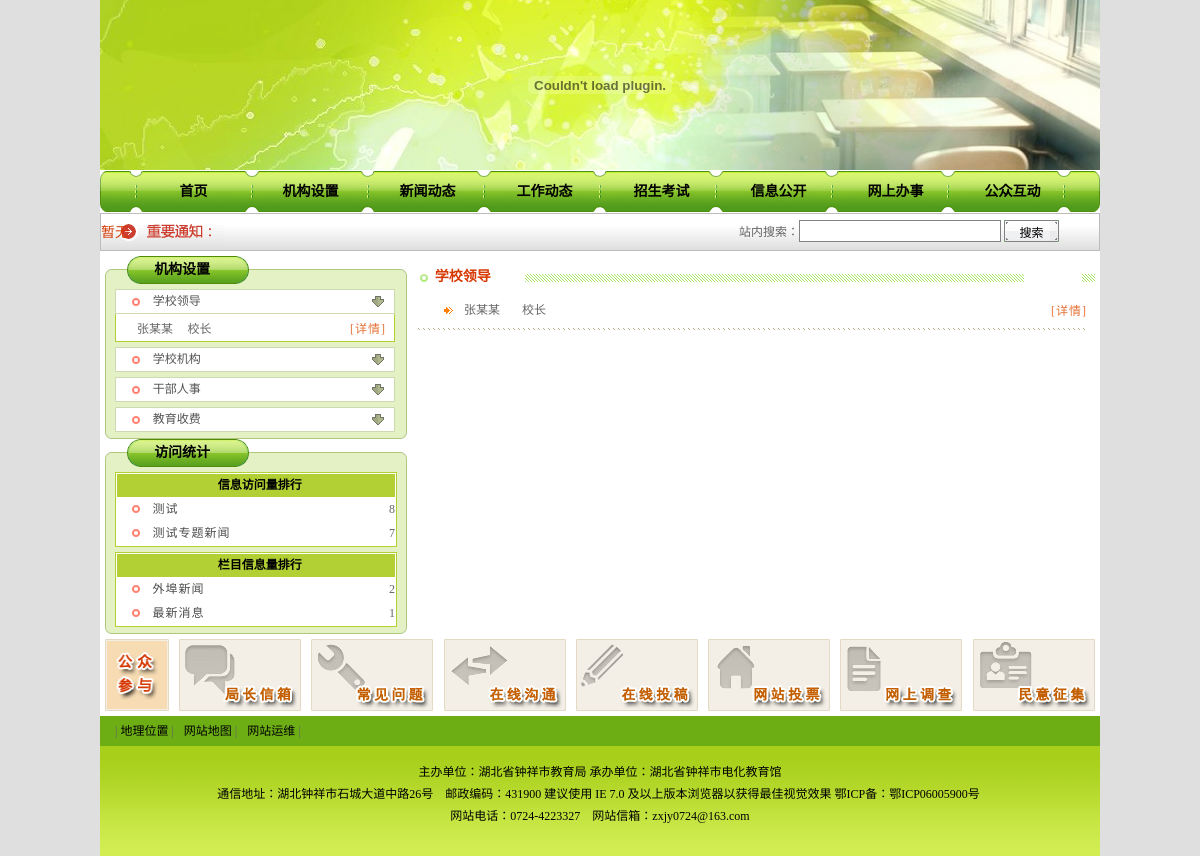
Screenshot of /listHead.php?id=299 with the database file from the repository.
### tables this page shows
CREATE TABLE `columns_html` (
  `columns_id` int(11) NOT NULL auto_increment,
  `columns_contents` text COMMENT '栏目类容',
  PRIMARY KEY  (`columns_id`)
);

CREATE TABLE `columns_link2` (
  `sub_columns_id` int(11) NOT NULL COMMENT '链接条栏目id',
  `columns_id` int(11) NOT NULL COMMENT '所属栏目id',
  `item_order` int(11) NOT NULL default '100' COMMENT '条目序号',
  `item_title` varchar(255) default NULL COMMENT '链接标题',
  `item_href` varchar(255) default NULL,
  `item_link` varchar(255) default NULL COMMENT '链接地址',
  PRIMARY KEY  (`sub_columns_id`)
);

CREATE TABLE `corp_head` (
  `head_id` int(11) NOT NULL auto_increment,
  `corp_id` int(11) NOT NULL,
  `article_column_id` int(11) NOT NULL,
  `head_order` int(11) NOT NULL default '100',
  `head_name` varchar(100) NOT NULL,
  `head_photo` int(11) NOT NULL default '0',
  `head_post` varchar(500) NOT NULL,
  `head_post2` varchar(500) default NULL,
  `head_note` varchar(1000) NOT NULL,
  `head_mail` varchar(255) default NULL,
  PRIMARY KEY  (`head_id`)
);

CREATE TABLE `article` (
  `article_id` int(11) NOT NULL auto_increment COMMENT '文章id',
  `item_id` int(11) default NULL COMMENT '所属栏目id',
  `article_order` int(11) NOT NULL default '100' COMMENT '文章列表显示顺序',
  `article_time` datetime NOT NULL COMMENT '文章发表时间',
  `article_state` int(11) NOT NULL default '5' COMMENT '文章状态 1=正常 2=归档',
  `comments_type` int(11) NOT NULL default '1' COMMENT '评论状态 1=不允许评论2=允许评论须审核才能显示3=允许评论不须审核直接显示',
  `click_count` int(11) NOT NULL default '0' COMMENT '点击次数',
  `article_title` varchar(255) NOT NULL default '' COMMENT '文章标题',
  `article_from` varchar(255) default NULL COMMENT '文章来源',
  `article_ath` varchar(255) default NULL COMMENT '文章作者',
  `article_key` varchar(255) default NULL COMMENT '?????????',
  `img_url` varchar(255) default NULL,
  `s_id` int(11) default '0',
  `user_id` int(11) default '0',
  `back_text` varchar(255) default NULL,
  PRIMARY KEY  (`article_id`)
);

### database/GeneralDAO.inc.php (called while the page is built, shortened)
<?php
class MySQL_DAO{
	public $mysql_server;
	public $mysql_user;
	public $mysql_user_pwd;
	public $mysql_conn_id;
	function MySQL_DAO($server,$user, $pwd)
	{
		$this->mysql_server = $server;
		$this->mysql_user = $user;
		$this->mysql_user_pwd = $pwd;
	}
	function openConn()
	{
		$this->mysql_conn_id = mysql_connect($this->mysql_server, $this->mysql_user, $this->mysql_user_pwd);
		return 1;
	}
	function findOneRec($sqlstr,$args = NULL)
	{
		$query = $this->formatSQL($sqlstr,$args);
		$result = mysql_query($query, $this->mysql_conn_id);
		$rowCount = mysql_num_rows($result);
		if ($rowCount > 0)
		{
			$data = mysql_fetch_array($result);
			return $data;
		}
		return -1;
	}
	function findAllRec($sqlstr,$args = NULL)
	{
		$query = $this->formatSQL($sqlstr,$args);
		$result = mysql_query($query, $this->mysql_conn_id);
		$data = array();
        while($row = mysql_fetch_array($result))
        {
        	$data[] = $row;
        }
        return $data;
    }
	function formatSQL($sqlstr,$args)
	{
		$tmpstr = $sqlstr;
		$len = strlen($tmpstr);
		if ($args == NULL) return $tmpstr;
		foreach ($args as $nowArgs)
		{
			$ipos = strpos($tmpstr,'%%s');
			$nowArgs = mysql_real_escape_string($nowArgs);
			if ($ipos == 0)
			{
				$tmpstr = $nowArgs . substr($tmpstr,$ipos + 3);
			}
			else
			{
				$tmpstr = substr($tmpstr,0,$ipos) . $nowArgs . substr($tmpstr,$ipos + 3);
			}
		}
		return $tmpstr;
	}
}
?>

### bottom.php (called while the page is built)
<?php
showZybjlmById($mysqldao,2);
 ?>

### functions.php (the view, shortened to what this page needs)
<?php
function showmenuId($mysql,$c_id)
{
	$args[]= $c_id;
	$tmpstr = "select sub_columns_id,item_title,item_link from columns_link2 where columns_id =%%s ORDER BY item_order";
	$menulist =  $mysql->findAllRec($tmpstr,$args);
	for ($i=1;$i<=count($menulist);$i++)
	{
	 if($i%8==1)echo "<div id=menu><ul>";
	 echo "<li OnMouseOver=\"showMenu('sub_".$menulist[$i-1]['sub_columns_id']."',this);\"><a href=\"".$menulist[$i-1]['item_link']."\">".$menulist[$i-1]['item_title']."</a>\n";
	 if($i%8==0 or (count($menulist)==$i and $i%8!=0))echo "</li></ul></div>";
	}
	return true;
}
function showZybjlmById($mysql,$c_id)
{
	$tmpstr = "select columns_contents from columns_html where columns_id=$c_id";
	$baseInfo = $mysql->findOneRec($tmpstr);
	$content = trim($baseInfo["columns_contents"]);
	echo htmlspecialchars_decode($content);
}
function showWzlmByIDNoDate($mysql,$cID,$cssClassName,$recCount,$titleCount)
{
	$tmpstr = "select article_id,article_title,article_time,article_order,s_id from article where  article_state=1 and item_id=%%s order by article_order desc,article_time desc";
	$args[]= $cID;
	if ($recCount != 0)
	{
		$tmpstr = $tmpstr . " limit 0,$recCount";
	}
	$articleList = $mysql->findAllRec($tmpstr,$args);
	if ( ($articleList == -1) || (count($articleList) <= 0) ) {
		echo "暂无";
		return;
	}
}
function showFwlph($mysql,$cssName,$recCount,$titleCount)
{
	$tmpstr = "select  article_title,article_id,click_count  from article where item_id in (select columns_id from columns where sites_id=0 and columns_type_id<>13) group by item_id order by click_count desc";
	if ($recCount != 0)
	{
		$tmpstr = $tmpstr . " limit 0,$recCount";
	}
	$itemList = $mysql->findAllRec($tmpstr);
	echo "<ul class='$cssName'>\n";
	for($i=0;$i<count($itemList);++$i)
	{
		echo "<li>";
		echo "<span class='f_r'>".$itemList[$i]["click_count"]."</span>";
		echo "<a href='article.php?id=" .$itemList[$i]["article_id"]."'>";
		if ($titleCount != 0)
		{
			$tmpstr = $itemList[$i]["article_title"];
			echo cutstr($tmpstr,$titleCount,1);
		}
		else
		{
			echo $itemList[$i]["article_title"];
		}
		echo "</a>";
		echo "</li>\n";
	}
	echo "</ul>\n";
}
function showXxlph($mysql,$cssName,$recCount,$titleCount)
{
	$tmpstr = "select item_id,count(*) article_count,(select columns_name from columns where columns_id=item_id) c_name from article where item_id in (select columns_id from columns where sites_id=0 and columns_type_id<>13) group by item_id order by article_count desc";
	if ($recCount != 0)
	{
		$tmpstr = $tmpstr . " limit 0,$recCount";
	}
	$itemList = $mysql->findAllRec($tmpstr);
	echo "<ul class='$cssName'>\n";
	for($i=0;$i<count($itemList);++$i)
	{
		echo "<li>";
		echo "<span class='f_r'>".$itemList[$i]["article_count"]."</span>";
		echo "<a href='article_more.php?id=" .$itemList[$i]["item_id"]."'>";
		if ($titleCount != 0)
		{
			$tmpstr = $itemList[$i]["c_name"];
			echo cutstr($tmpstr,$titleCount,1);
		}
		else
		{
			echo $itemList[$i]["c_name"];
		}
		echo "</a>";
		echo "</li>\n";
	}
	echo "</ul>\n";
}
function showHeadListById($mysql,$zt_id,$cssName,$cssName2,$recCount)
{
   $tmpstr = "select c_id from corp where to_index=1 limit 0,1";
   $baseInfo = $mysql->findOneRec($tmpstr);
	$zt_id= $baseInfo["c_id"];
	$tmpstr = "select head_id,head_name,head_post,head_post2 from corp_head where  corp_id=$zt_id order by head_order";
	$itemList = $mysql->findAllRec($tmpstr);
	echo '<ul class="'.$cssName.'">';
	for($i=0;$i<count($itemList);++$i)
	{
		echo '<li><a href="viewHead.php?id=' .$itemList[$i]["head_id"].'"><span class="'.$cssName2.'">[详情]</span></a><span style="width:55px;display:-moz-inline-box;display:inline-block;">'.$itemList[$i]["head_name"].'</span> '.$itemList[$i]["head_post"].'</li>';
	}
	echo "</ul>\n";
}
function cutstr($str,$cut_len,$flag)
{
	$length = utf8_len($str);
	if ($cut_len >= $length) { return $str;}
	$end_index = 0;
	$result = substr($str,0,$end_index);
	return $result;
}
function utf8_len($str){
	$char_count = 0;
	$length = strlen($str);
	for($i=0; $i<$length;){
		$char_aci = ord($str[$i]);
		if ($char_aci>224){
			$i+=3;
		} else if ( ($char_aci>192) && (($char_aci<=224)) ){
			$i+=2;
		} else {
			$i++;
		}
		$char_count++;
	}
	return $char_count;
}
?>

### skin/web-green/css/style.css (style rules this page uses)
#menu { width:1000px; height:43px; margin-left:auto; margin-right:auto; background:url(../images/menu_bg.gif) no-repeat; }
#menu ul { margin: 0;padding-left:35px;list-style: none; }
#menu ul li { float:left;padding: 0;margin: 0;display: block;text-align: center;height: 43px;width: 117px; line-height:43px;font-size: 14px;font-weight: bold; }
#menu ul li a { text-decoration: none;color: #000; }
.footer { width:1000px; height:auto; margin-left:auto; margin-right:auto;overflow:hidden; }
.footerNav { width:1000px; height:30px; background:#6DAE15; }
.footerNav ul { margin-left:10px; padding:0px; }
.footerNav ul li { padding: 0 5px;margin: 0; float: left;line-height: 30px;text-align: center; list-style:none; }
.footerNav ul li a { text-decoration: none;color: #000; }
.footerNav ul li a:link { text-decoration:none; color:#000; }
.copyright { width:1000px; text-align:center; height:95px; margin-left:auto; margin-right:auto;background: url(../images/bottom_bg.gif) repeat-x; overflow:hidden; padding-top:15px;color: #000; }
.list ul { margin:0; padding-left:25px; }
.list ul li { line-height:24px;list-style: url(../images/icon01.gif) inside; }
.list ul li a { font-size:12px;color: #000;text-decoration:none;line-height:26px; }

### skin/web-green/css/base.css (style rules this page uses)
* { margin:0px; padding:0px; }
body { font-size: 12px;line-height:22px;list-style:none;margin:0px;padding:0px; background-color: #DFDFDF;background-repeat: repeat-x; color:#666; }
img { border:0px; }
html, body, div, h1, h2, ul, li, p, form, table, tr, td, img { margin:0;padding:0 }
li { list-style:none;overflow:hidden }
select, input, img { vertical-align:middle; border:0px; }
.f_r { float:right; }
a { color: #000;text-decoration:none; }
a:link, a:visited { text-decoration:none; color:#000; }

### skin/web-green/css/common.css (style rules this page uses)
.more4 { float:right;font-size:12px;margin-right:8px; color:#e57135; }
.text_list3 { list-style:none; margin:0; padding:0px; }
.text_list3 li { line-height:24px; list-style: none; height:24px; padding-left:0.5em; }
.text_list3 li a { font-size:12px; color: #4c4c4c;text-decoration:none;letter-spacing:1px }
.text_list3 li a:link { color:#4c4c4c; text-decoration:none; }
.text_list4 { list-style:none; margin:0px; padding:0; }
.text_list4 li { line-height:24px; list-style: url(../images/icon03.gif) inside; height:24px; padding-left:0.5em; }
.text_list4 li a { font-size:12px; color: #4c4c4c;text-decoration:none;letter-spacing:1px }
.text_list4 li a:link { color:#4c4c4c; text-decoration:none; }

### rows the page displays
columns_link2: item_title "首页"
columns_link2: item_title "机构设置"
columns_link2: item_title "新闻动态"
columns_link2: item_title "工作动态"
columns_link2: item_title "招生考试"
columns_link2: item_title "信息公开"
columns_link2: item_title "网上办事"
columns_link2: item_title "公众互动"
corp_head: head_name "张某某", head_post "校长"
article: click_count "8", article_title "测试"
article: click_count "7", article_title "测试专题新闻"
columns_html: columns_contents (picture)
columns_html: columns_contents "地理位置 | 网站地图 网站运维 | 主办单位：湖北省钟祥市教育局 承办单位：湖北省钟祥市电化教育馆 通信地址：湖北钟祥市石城大道中路26号 邮政编码：431900 建议使用 IE 7.0 及以上版本浏览器以获得最佳视觉效果 鄂ICP备： 鄂ICP06005900号 网站电话：0724-4223327 网站信箱： zxjy0724@163.com"

### other values shown
$colmnusNames[24] "机构设置"
$colmnusNames[41] "学校领导"
$colmnusNames[42] "学校机构"
$colmnusNames[192] "干部人事"
$colmnusNames[193] "教育收费"
$colmnusNames[25] "访问统计"
$colmnusNames[26] "信息访问量排行"
$colmnusNames[27] "栏目信息量排行"
$itemList[$i]["article_count"] "2"
cutstr($tmpstr,$titleCount,1) "外埠新闻"
$itemList[$i]["article_count"] "1"
cutstr($tmpstr,$titleCount,1) "最新消息"
